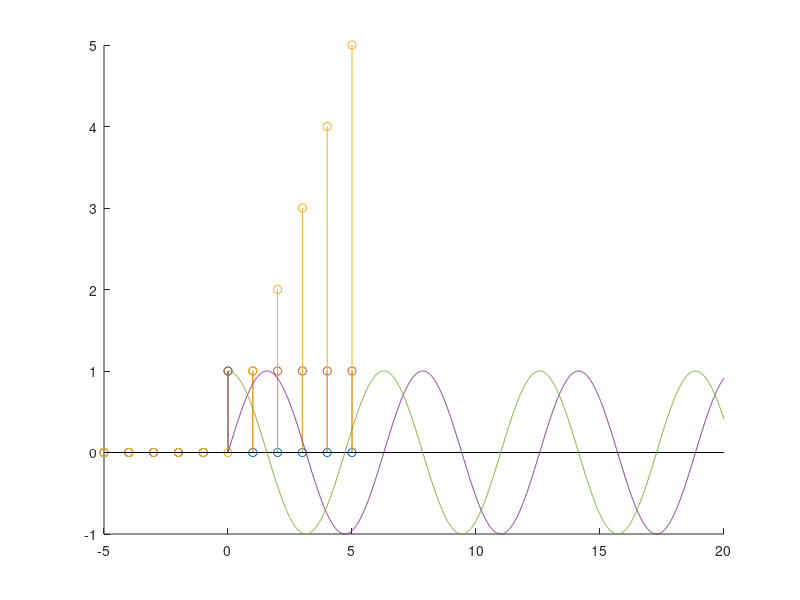

MATLAB code to generate this figure:
t=-5:5

hold on;
% * Unit Impulse Signal
unit_impulse=t==0;
stem(t,unit_impulse)

% * Unit Step Signal
unit_step=t>=0;
stem(t, unit_step);

% * Ramp Signal
ramp = (t>=0).*t;
stem(t,ramp)

% * Sinusoidal Signal
t=0:0.01:20
sin_signal=sin(t)
plot(t,sin_signal)

% * Cosine Signal
t=0:0.01:20
cos_signal=cos(t);
plot(t,cos_signal);

pause
